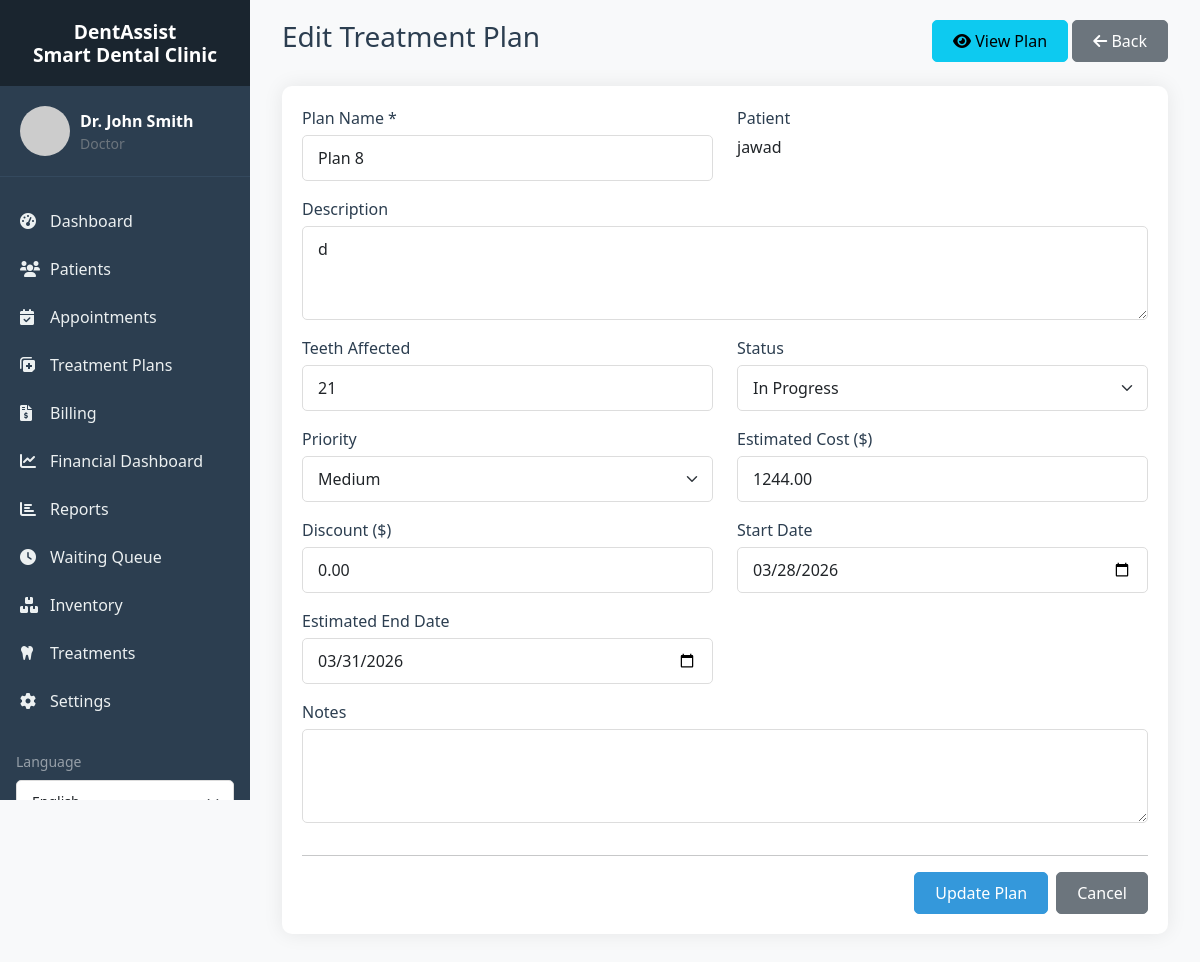
The page /treatment_plans/edit.php?id=26 (signed in) on the database its author committed.
### tables this page shows
CREATE TABLE `treatment_plans` (
  `id` int(11) NOT NULL,
  `patient_id` int(11) NOT NULL,
  `plan_name` varchar(100) NOT NULL,
  `description` text DEFAULT NULL,
  `teeth_affected` text DEFAULT NULL,
  `estimated_cost` decimal(10,2) DEFAULT NULL,
  `actual_cost` decimal(10,2) DEFAULT NULL,
  `discount` decimal(10,2) DEFAULT 0.00,
  `status` enum('proposed','approved','in-progress','completed','cancelled') DEFAULT 'proposed',
  `priority` enum('low','medium','high','emergency') DEFAULT 'medium',
  `start_date` date DEFAULT NULL,
  `estimated_end_date` date DEFAULT NULL,
  `actual_end_date` date DEFAULT NULL,
  `notes` text DEFAULT NULL,
  `patient_approved` tinyint(1) DEFAULT 0,
  `approval_date` timestamp NULL DEFAULT NULL,
  `approval_signature` varchar(255) DEFAULT NULL,
  `created_at` timestamp NOT NULL DEFAULT current_timestamp(),
  `updated_at` timestamp NOT NULL DEFAULT current_timestamp() ON UPDATE current_timestamp(),
  `created_by` int(11) DEFAULT NULL
);

CREATE TABLE `patients` (
  `id` int(11) NOT NULL,
  `user_id` int(11) DEFAULT NULL,
  `full_name` varchar(100) NOT NULL,
  `date_of_birth` date DEFAULT NULL,
  `gender` enum('male','female','other') DEFAULT NULL,
  `phone` varchar(20) DEFAULT NULL,
  `email` varchar(100) DEFAULT NULL,
  `emergency_contact_name` varchar(100) DEFAULT NULL,
  `emergency_contact_phone` varchar(20) DEFAULT NULL,
  `emergency_contact_relation` varchar(50) DEFAULT NULL,
  `insurance_provider` varchar(100) DEFAULT NULL,
  `insurance_id` varchar(50) DEFAULT NULL,
  `insurance_type` enum('Private','Social Security','Medicaid','None') DEFAULT 'None',
  `insurance_coverage` int(11) DEFAULT 0,
  `medical_history` text DEFAULT NULL,
  `allergies` text DEFAULT NULL,
  `current_medications` text DEFAULT NULL,
  `past_surgeries` text DEFAULT NULL,
  `chronic_conditions` text DEFAULT NULL,
  `dental_history` text DEFAULT NULL,
  `previous_dentist` varchar(100) DEFAULT NULL,
  `last_visit_date` date DEFAULT NULL,
  `address_line1` varchar(255) DEFAULT NULL,
  `address_line2` varchar(255) DEFAULT NULL,
  `address` varchar(500) DEFAULT NULL,
  `city` varchar(100) DEFAULT NULL,
  `state` varchar(50) DEFAULT NULL,
  `postal_code` varchar(20) DEFAULT NULL,
  `country` varchar(50) DEFAULT 'USA',
  `points` int(11) DEFAULT 0,
  `subscription_type` enum('none','basic','premium','family') DEFAULT 'none',
  `subscription_start_date` date DEFAULT NULL,
  `subscription_end_date` date DEFAULT NULL,
  `referral_code` varchar(20) DEFAULT NULL,
  `referred_by` int(11) DEFAULT NULL,
  `created_at` timestamp NOT NULL DEFAULT current_timestamp(),
  `updated_at` timestamp NOT NULL DEFAULT current_timestamp() ON UPDATE current_timestamp(),
  `created_by` int(11) DEFAULT NULL,
  `subscription_status` enum('none','pending','active','expired') DEFAULT 'none'
);

### includes/db.php (called while the page is built, shortened)
<?php
class Database {
    private $host = DB_HOST;
    private $user = DB_USER;
    private $pass = DB_PASS;
    private $dbname = DB_NAME;
    private $conn;
    private static $instance = null;
    private function __construct() {
        try {
            $this->conn = new mysqli($this->host, $this->user, $this->pass, $this->dbname);
            $this->conn->set_charset("utf8mb4");
        } catch (Exception $e) {
            die("Database connection error: " . $e->getMessage());
        }
    }
    public static function getInstance() {
        if (self::$instance == null) {
            self::$instance = new Database();
        }
        return self::$instance;
    }
    public function query($sql, $params = [], $types = "") {
        $stmt = $this->conn->prepare($sql);
        if (!empty($params)) {
            if (empty($types)) {
                $types = $this->determineTypes($params);
            }
            $stmt->bind_param($types, ...$params);
        }
        $stmt->execute();
        return $stmt;
    }
    private function determineTypes($params) {
        $types = '';
        foreach ($params as $param) {
            if (is_int($param)) {
                $types .= 'i';
            } elseif (is_float($param)) {
                $types .= 'd';
            } elseif (is_string($param)) {
                $types .= 's';
            } else {
                $types .= 'b';
            }
        }
        return $types;
    }
    public function fetchOne($sql, $params = [], $types = "") {
        $stmt = $this->query($sql, $params, $types);
        $result = $stmt->get_result();
        if ($result && $result->num_rows > 0) {
            return $result->fetch_assoc();
        }
        return null;
    }
}
?>

### treatment_plans/edit.php (the view, shortened to what this page needs)
<?php
require_once '../includes/db.php';
$db = Database::getInstance();
$planId = $_GET['id'] ?? 0;
$plan = $db->fetchOne(
    "SELECT * FROM treatment_plans WHERE id = ?",
    [$planId],
    "i"
);
include '../layouts/header.php';
?>
<div class="container-fluid">
    <div class="d-flex justify-content-between align-items-center mb-4">
        <h1 class="h3">Edit Treatment Plan</h1>
        <div>
            <a href="view.php?id=<?php echo $planId; ?>" class="btn btn-info">
                <i class="fas fa-eye"></i> View Plan
            </a>
            <a href="index.php" class="btn btn-secondary">
                <i class="fas fa-arrow-left"></i> Back
            </a>
        </div>
    </div>
    <div class="card">
        <div class="card-body">
            <form method="POST" action="">
                <div class="row">
                    <div class="col-md-6 mb-3">
                        <label class="form-label">Plan Name *</label>
                        <input type="text" class="form-control" name="plan_name"
                               value="<?php echo htmlspecialchars($plan['plan_name']); ?>" required>
                    </div>
                    <div class="col-md-6 mb-3">
                        <label class="form-label">Patient</label>
                        <p class="form-control-static">
                            <?php
                            $patient = $db->fetchOne("SELECT full_name FROM patients WHERE id = ?", [$plan['patient_id']], "i");
                            echo htmlspecialchars($patient['full_name']);
                            ?>
                        </p>
                    </div>
                    <div class="col-12 mb-3">
                        <label class="form-label">Description</label>
                        <textarea class="form-control" name="description" rows="3"><?php echo htmlspecialchars($plan['description']); ?></textarea>
                    </div>
                    <div class="col-md-6 mb-3">
                        <label class="form-label">Teeth Affected</label>
                        <input type="text" class="form-control" name="teeth_affected"
                               value="<?php echo htmlspecialchars($plan['teeth_affected']); ?>"
                               placeholder="e.g., 18,19,20">
                    </div>
                    <div class="col-md-6 mb-3">
                        <label class="form-label">Status</label>
                        <select class="form-select" name="status">
                            <option value="in-progress" <?php echo $plan['status'] == 'in-progress' ? 'selected' : ''; ?>>In Progress</option>
                        </select>
                    </div>
                    <div class="col-md-6 mb-3">
                        <label class="form-label">Priority</label>
                        <select class="form-select" name="priority">
                            <option value="medium" <?php echo $plan['priority'] == 'medium' ? 'selected' : ''; ?>>Medium</option>
                        </select>
                    </div>
                    <div class="col-md-6 mb-3">
                        <label class="form-label">Estimated Cost ($)</label>
                        <input type="number" step="0.01" class="form-control" name="estimated_cost"
                               value="<?php echo $plan['estimated_cost']; ?>">
                    </div>
                    <div class="col-md-6 mb-3">
                        <label class="form-label">Discount ($)</label>
                        <input type="number" step="0.01" class="form-control" name="discount"
                               value="<?php echo $plan['discount']; ?>">
                    </div>
                    <div class="col-md-6 mb-3">
                        <label class="form-label">Start Date</label>
                        <input type="date" class="form-control" name="start_date"
                               value="<?php echo $plan['start_date']; ?>">
                    </div>
                    <div class="col-md-6 mb-3">
                        <label class="form-label">Estimated End Date</label>
                        <input type="date" class="form-control" name="estimated_end_date"
                               value="<?php echo $plan['estimated_end_date']; ?>">
                    </div>
                    <div class="col-12 mb-3">
                        <label class="form-label">Notes</label>
                        <textarea class="form-control" name="notes" rows="3"><?php echo htmlspecialchars($plan['notes']); ?></textarea>
                    </div>
                </div>
                <hr>
                <div class="d-flex justify-content-end gap-2">
                    <button type="submit" class="btn btn-primary">Update Plan</button>
                    <a href="view.php?id=<?php echo $planId; ?>" class="btn btn-secondary">Cancel</a>
                </div>
            </form>
        </div>
    </div>
</div>
<?php include '../layouts/footer.php'; ?>

### assets/css/style.css (style rules this page uses)
:root { --primary-color: #3498db; --secondary-color: #2c3e50; --success-color: #28a745; --danger-color: #dc3545; --warning-color: #ffc107; --info-color: #17a2b8; --light-color: #f8f9fa; --dark-color: #343a40; }
body { font-family: 'Segoe UI', Tahoma, Geneva, Verdana, sans-serif; background-color: #f8f9fa; margin: 0; padding: 0; }
h1, h2, h3, h4, h5, h6 { color: var(--secondary-color); font-weight: 600; }
.card { border: none; border-radius: 10px; box-shadow: 0 0 20px rgba(0,0,0,0.08); margin-bottom: 20px; }
.card-body { padding: 20px; }
.btn { border-radius: 5px; padding: 8px 20px; font-weight: 500; transition: all 0.3s; }
.btn-primary { background-color: var(--primary-color); border-color: var(--primary-color); }
.form-control, .form-select { border-radius: 5px; border: 1px solid #ddd; padding: 10px 15px; transition: all 0.3s; }
.form-label { font-weight: 500; color: var(--secondary-color); margin-bottom: 5px; }

### rows shown on the page
treatment_plans: plan_name "Plan 8", description "d", teeth_affected "21", status "In Progress", priority "Medium", estimated_cost "1244.00", discount "0.00", start_date "03/28/2026", estimated_end_date "03/31/2026"
patients: full_name "jawad"

### other values the page prints
SITE_NAME "DentAssist Smart Dental Clinic"
$_SESSION['full_name'] "Dr. John Smith"
$role "Doctor"
__('dashboard', 'Dashboard') "Dashboard"
__('patients', 'Patients') "Patients"
__('appointments', 'Appointments') "Appointments"
__('treatment_plans', 'Treatment Plans') "Treatment Plans"
__('billing', 'Billing') "Billing"
__('financial_dashboard', 'Financial Dashboard') "Financial Dashboard"
__('reports', 'Reports') "Reports"
__('queue', 'Waiting Queue') "Waiting Queue"
__('inventory', 'Inventory') "Inventory"
__('treatments', 'Treatments') "Treatments"
__('settings', 'Settings') "Settings"
__('language', 'Language') "Language"
